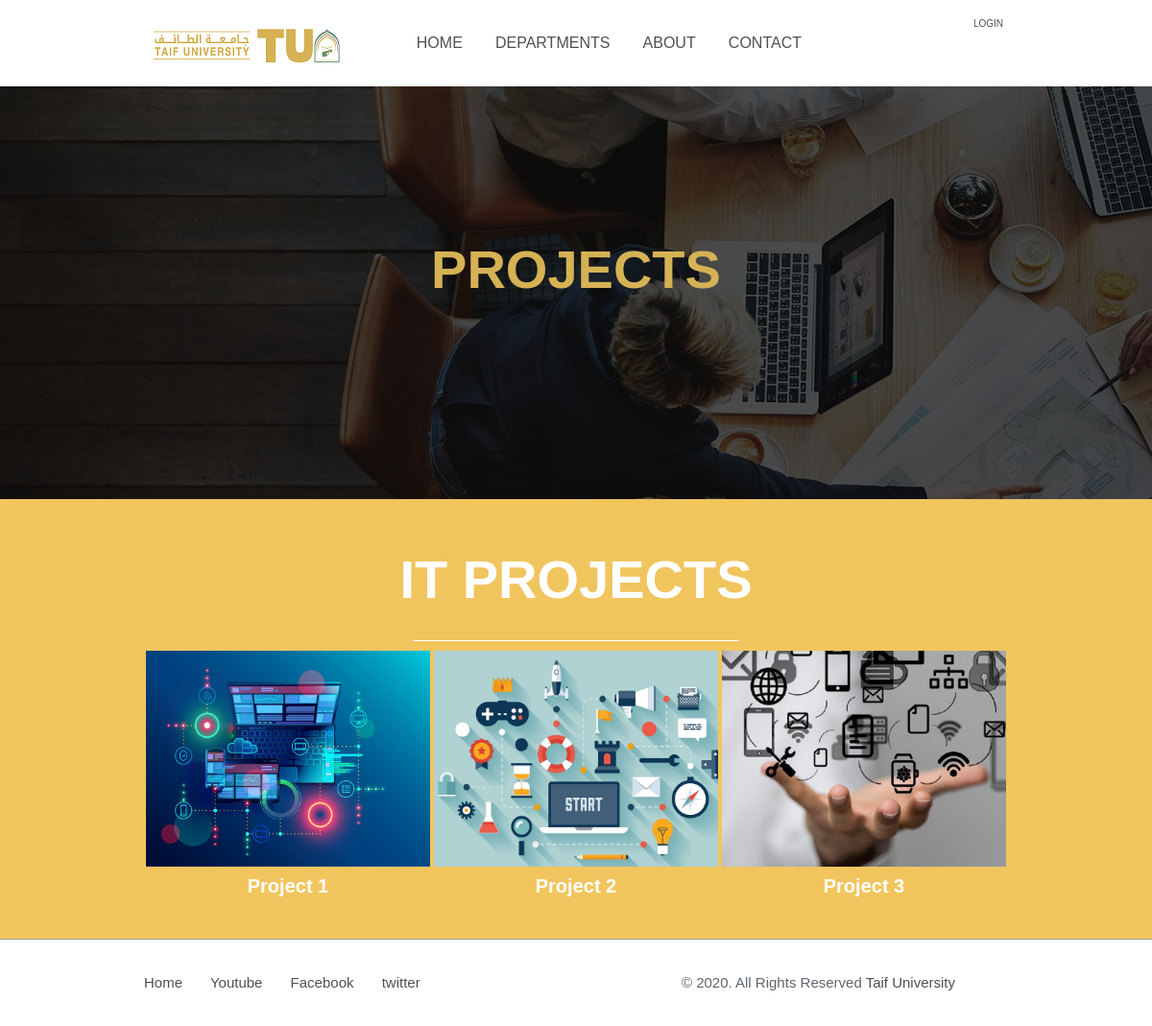
/projects.php?d=1, run on the app's committed database.
### tables this page shows
CREATE TABLE `project` (
  `id` int(11) NOT NULL,
  `department_id` int(11) NOT NULL,
  `name` varchar(100) NOT NULL,
  `supervisor` varchar(100) NOT NULL,
  `description` varchar(1000) DEFAULT NULL,
  `image` varchar(255) DEFAULT NULL,
  `file` varchar(255) DEFAULT NULL
);

### include/dbsettings.php (called while the page is built, shortened)
<?php
$dbname="graduation_projects_space";
?>

### include/db_conn.php (called while the page is built, shortened)
<?php
include_once 'dbsettings.php';
$conn=false;
$message = "";
function executeQuery($query) {
	global $conn;
	$result = mysqli_query($conn, $query);
	if(!$result)
		$message = "Error while executing query.<br/>Mysql Error: " . mysqli_error($conn);
	else
		return $result;
}
?>

### projects.php (the view, shortened to what this page needs)
<?php include "include/header.php" ?>
<?php include_once('include/db_conn.php'); ?>
		<section class="page-header" id="home">
			<div class="opacity"></div>
				<div class="content">
					<div class="text">
						<h1><br><span>projects</span></h1>
					</div>
			</div>
		</section>
    <section class="projects" id="projects">
    <div class="projects-margin">
		<?php
		if (isset($_REQUEST['d']) && $_REQUEST['d'] >= 1 && $_REQUEST['d'] <= 3) {
			$id = $_REQUEST['d'];
			$result = executeQuery("select * from project where department_id = $id;");
			if ($id == 1)
				echo '<h1>IT projects</h1>';
			else if ($id == 2)
				echo '<h1>CS projects</h1>';
			else
				echo '<h1>CE projects</h1>';
		}
		else {
			$result = executeQuery("select * from project;");
			echo '<h1>projects</h1>';
		}
		?>
      <hr/>
		<ul class="grid">
		<?php while ($result && $r = mysqli_fetch_array($result)) {?>
		<li>
            <a href="project_details.php?id=<?php echo $r['id']; ?>">
              <img src="<?php echo $r['image']; ?>" alt="<?php echo $r['name']; ?>" />
                <div class="text">
                  <p><?php echo $r['name']; ?></p>
              </div>
            </a>
          </li>
		<?php } ?>
        </ul>
   </div>
   </section>
<?php include "include/footer.php" ?>

### css/style.css (style rules this page uses)
html, body, div, span, applet, object, iframe, h1, h2, h3, h4, h5, h6, p, blockquote, pre, a, abbr, acronym, address, big, cite, code, del, dfn, em, img, ins, kbd, q, s, samp, small, strike, strong, sub, sup, tt, var, b, u, i, center, dl, dt, dd, ol, ul, li, fieldset, form, label, legend, table, caption, tbody, tfoot, thead, tr, th, td, article, aside, canvas, details, embed, figure, figcaption, footer, header, hgroup, menu, nav, output, ruby, section, summary, time, mark, audio, video { margin: 0; padding: 0; border: 0; font-size: 100%; font: inherit; vertical-align: baseline; }
article, aside, details, figcaption, figure, footer, header, hgroup, menu, nav, section { display: block; }
body { line-height: 1; }
ol, ul { list-style: none; }
html, body { font-family: 'Source Sans Pro', sans-serif; font-size:15px; -webkit-font-smoothing: subpixel-antialiased!important; color:black; font-weight:400; height:100%; }
a { text-decoration:none; outline:none; }
h1 { font-size:56px; color:white; font-weight:bold; text-transform:uppercase; line-height:1.2; }
p { font-size:19px; color:white; margin-top:50px; }
h1 span { color:#d5b254; }
.page-header { position:relative; width:100%; height:430px; background:url('../img/background/page-header.jpg') 0px 0px fixed; }
.page-header .opacity { position:absolute; width:100%; height:430px; background:rgba(0,0,0,0.7); }
.page-header .content { position:relative; width:900px; margin:0 auto; height:430px; }
.page-header .content .text { position:absolute; text-align:center; margin:auto; top:0; left:0; bottom:0; right:0; width:700px; height:250px; }
.projects { position:relative; width:100%; background:#f1c55e; }
.projects .projects-margin { position:relative; width:900px; overflow:hidden; margin:0 auto; }
.projects .projects-margin h1 { font-size:56px; color:white; padding-top:50px; text-align:center; font-weight:bold; text-transform:uppercase; line-height:1.2; }
.projects .projects-margin hr { color: black; margin-top:30px; background-color: white; height: 1px; width:340px; border:0; }
.grid { width:100%; position:relative; }
.grid li { width:300px; float: left; }
.grid img { width: 296px; height: 225px; float: left; margin-left: 2px; margin-top: 2px; }
.grid .text { width: 300px; height: 75px; z-index: 2; opacity:1; overflow: hidden; }
.grid p { font-size: 20px; text-align:center; margin-top:10px; font-weight: bold; color: #FFF; }

### data on the page
project: image (picture), name "Project 1"
project: image (picture), name "Project 2"
project: image (picture), name "Project 3"
